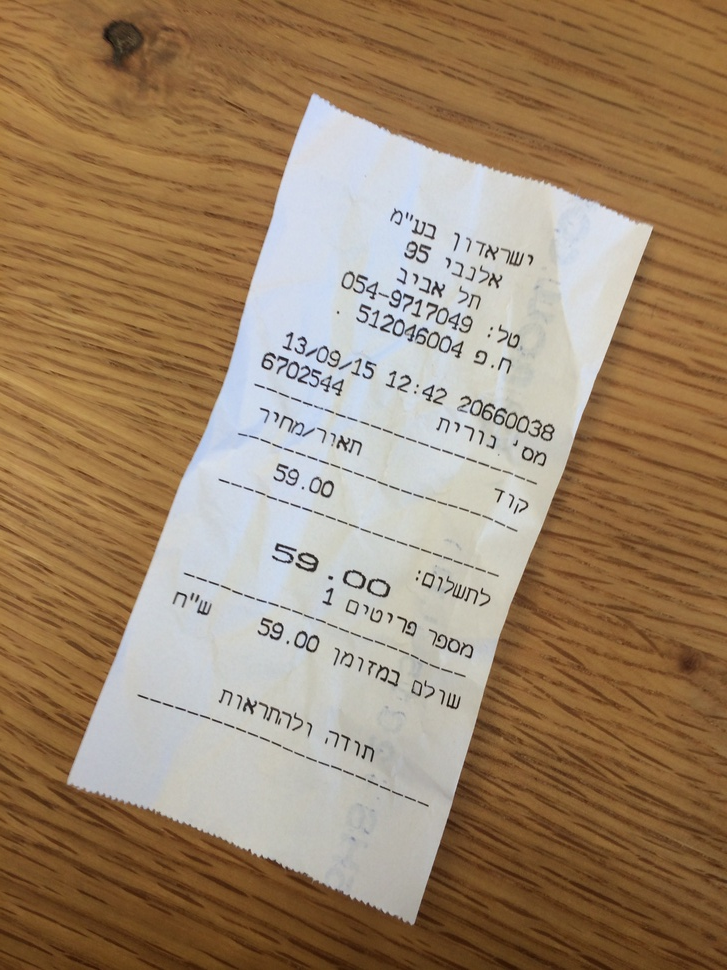
//> input picture ocr/pics/heb.jpg, 727 x 970 px, shrunk from 2448 x 3264 before the run
$ ./longest_closed   (built with g++ and OpenCV 4)
//> lines starting //> are read from the running program, lines starting //| are printed output that depends on the picture; after the words box and inside, x2 and y2 are one past the last pixel; in counts of white or black regions, pixels touching at a corner belong together

// g++ $(pkg-config --cflags --libs opencv) longest_closed.cc -o longest_closed && ./longest_closed
// g++ -g $(pkg-config --cflags --libs opencv) longest_closed.cc -o longest_closed

// Longest@_closed > angle_clusters

// longest_closed > findContours(contours) > loop contours (approxPolyDP(contoursDraw)) >
// push to contours_long where arc_len > 5000
// var labels =  angle_clusters > cluster to contours_l0, contours_l1 - here we get hopefully 2 angles sets with approximate 90 degree alignment
// TODO - check the angle_clusters logic
// coord_clusters - TODO - make dynamic for vertical/horizontal - see what happens with 45 degree angles...
// get_closest_diagonal for (temp) left/right or future up/down lines... TODO check what happens with rotated - 45 degree lines
// WORK, work worrk ... and then go on, get intersection points, affine transform rotate, crop etc...
// may the force be with you, new frame :)

#include <opencv2/opencv.hpp>
#include <opencv2/core/core.hpp>
#include <opencv2/highgui/highgui.hpp>
#include <opencv2/imgproc/imgproc.hpp>
#include <math.h>
#include <iostream>
#include <sys/stat.h>

using namespace cv;
using namespace std;

std::vector<cv::Vec4i> lines4intersect;
std::vector<bool> lines4intersect_is_vert;
std::vector<Point> p_from_line_vector;
cv::Point center(0,0);
Size size_mat;

// http://stackoverflow.com/questions/6555629/algorithm-to-detect-longest_closed-of-paper-sheet-in-photo
// common.cc
bool file_exists ( const string& name ) {

  struct stat buffer;
  return (stat (name.c_str(), &buffer) == 0);
}
// angle.cc
int get_angle_approx90_count ( std::vector<cv::Point> approx, Mat drawing, std::vector<cv::Point>& points4 );
// angle.cc
Mat angle_clusters( std::vector < std::vector<cv::Point> > contours, Mat_<float> &angles, Mat_<double> &centers );
// cluster.cc
Mat coord_clusters( Size size, std::vector < std::vector<cv::Point> > contours, Mat_<float> angles, double angle_center, std::vector<double> len_contours );
// rect_poly.cc
void get_closest_diagonal ( Rect rect,  Mat_<float> angles, std::vector<cv::Point> points, Mat &pic );
static float angle_2points ( cv::Point p1, cv::Point p2 );
// cluster.cc
Mat coord_clusters_munge ( Size size,
                           std::vector < std::vector<cv::Point> > contours_l0, std::vector < std::vector<cv::Point> > contours_l1,
                           Mat_<float> angles0, Mat_<float> angles1
                           );
static void deal_with_geometry_when_not_enough_90d_angles(
                                                          Size mat_size,
                                                          std::vector<std::vector<cv::Point> > contoursDraw2,
                                                          std::vector<double> len_contours_contoursDraw2,
                                                          double min_line_length);
void reduce_noise_short_lines ( std::vector < std::vector<cv::Point> > &contours, Mat_<float> &angles, std::vector<double> len_contours);

void final_magic_crop_rotate ( Mat mat,  std::vector<cv::Point>& points4 );
void additional_logic_closest2center ( std::vector<cv::Point>& points4, std::vector<cv::Point>& points40, std::vector<cv::Point>& points41, int tl_br_index );

bool lines4intersect_validate(bool is_vert, Point p_from_line, Vec4i vec4i);

// [81 lines left out: functions is_vertical, intersection, computeIntersect, intersect_n_get_points, not called in this run]

// shall we yep? - sort corners
//1==OK t==2, b==2, 0 - not rect
bool sortCorners ( std::vector<cv::Point>& corners, cv::Point center ) {

  bool ret = false;
  std::vector<cv::Point> top, bot;

  for (int i = 0; i < (int)corners.size(); i++)
    {
      if (corners[i].y < center.y)
        top.push_back(corners[i]);
      else
        bot.push_back(corners[i]);
    }
  //std::cout << "top, bot, corn, center: " << top << ',' << bot << ',' << corners << ',' << center << std::endl;

  if ( top.size() == 2 && bot.size() == 2 ) {

    corners.clear();
    ret = true;

    cv::Point tl = top[0].x > top[1].x ? top[1] : top[0];
    cv::Point tr = top[0].x > top[1].x ? top[0] : top[1];
    cv::Point bl = bot[0].x > bot[1].x ? bot[1] : bot[0];
    cv::Point br = bot[0].x > bot[1].x ? bot[0] : bot[1];


    corners.push_back(tl);
    corners.push_back(tr);
    corners.push_back(br);
    corners.push_back(bl);
  }

  return ret;
}

bool corners_magick_do ( Size mat_size, std::vector<cv::Point>& corners /*points4*/ ) {

  bool are4pointsfine = false;

  center = Point(0,0); /*yep, also stoned solving :) yep!*/
  // Get mass center
  for ( int i = 0; i < (int)corners.size(); ++i )
    center += corners[i];
  center *= ( 1. / corners.size() );

  // std::cout << "corners, center: " << corners << ',' << center << std::endl;

  are4pointsfine = sortCorners ( corners, center );

  if ( !are4pointsfine ) {
    // std::cout << "The corners were not sorted correctly!" << std::endl;
    // return;
  }

  Mat m;
  if(file_exists("./img_pre/long7.jpg"))
      m = imread("./img_pre/long7.jpg");
    else
      m = Mat::zeros( mat_size, CV_8UC3 );

  // Draw lines
  for (int i = 0; i < (int)corners.size()-1; ++i){
    cv::line(m, corners[i], corners[i+1], CV_RGB(0,255,0));
  }
  cv::line(m, corners[corners.size()-1], corners[0], CV_RGB(0,255,0));


  cv::circle ( m, center, 50, cv::Scalar(50,0,255) );

  cv::imwrite( "./img_pre/long7.jpg", m);

  return are4pointsfine;
}

double MIN_LINE_LENGTH_CONSIDERED_SIDE;
// start here
void longest_closed()
{
  // Mat mat = imread( "./pics/2.jpg"); /*TODO - for single line, skip - dotted single side or receipt*/

  // Mat mat = imread ( "./pics/10.jpg" ); /*TODO - seen better - c2c - yep!*/ ??? part of paper... TARGET company

  //---------------
  // Mat mat = imread( "./pics/18.jpg"); /*TODO - calc quad from perspective... - learn, yep!*/
  // Mat mat = imread( "./pics/4.jpg"); /* yep! - implement the smallest/closest to center points when we have 3 lines (corners are more than 4) */
  // Mat mat = imread( "./pics/11.jpg"); /* :) TODO - yep! example of longest shape detecting ~90 degree in the middle of a line (broken, tared paper?)*/
  // Mat mat = imread( "./pics/9.jpg"); /*yep - c2c -yep! flash - yep! with a little work with fitLine angle and double line...  */
  // Mat mat = imread( "./pics/8.jpg"); /*yep - same c2c - yep!*/
  // Mat mat = imread( "./pics/15.jpg"); /*TODO - c2c - yep! should have detected closed - ?? maybe not completely closed.. */
  // Mat mat = imread( "./pics/6.jpg"); /*TODO - same c2c yep!*/
  // Mat mat = imread( "./pics/12.jpg"); /* TODO - lines skewed... yep! skewed in middle of receipt \/\/ - no 90 degree, lines dotted lines algorithm not relevant for this case  */
  // Mat mat = imread( "./pics/17.jpg");/*TODO - c2c - yep! same - 2 points....*/
  // Mat mat = imread( "./pics/16.jpg"); /*TODO - c2c - yep! 2 points - rest at the end of stage...*/
  // Mat mat = imread( "./pics/14.jpg"); /*TODO - c2c - yep! same as above*/
  // Mat mat = imread( "./pics/13.jpg"); /*TODO -  c2c yep! closed - worked well for 2 corners - rest are at the end of stage*/
  // Mat mat = imread ( "./pics/5.jpg" ) ; /*TODO - same closest 2 center*/

  Mat mat = imread( "./pics/heb.jpg"); /*yep!*/
//> mat is the input picture: 970 rows x 727 cols, CV_8UC3; mean B, G, R 107, 133.6, 157.7
  // Mat mat = imread( "./pics/heb2.jpg"); /*yep!*/
  // Mat mat = imread( "./pics/heb_new.jpg"); /*yep indeed - check also if closed when 4 * 90 deg found - also if form is a satisfying rectangular?*/

  // Mat mat = imread( "./pics/tj.jpg"); /*hor*/
  // Mat mat = imread( "./pics/tj2.jpg"); /*ver*/
  // Mat mat = imread( "./pics/tj22.jpg");
  // Mat mat = imread( "./pics/1.jpg"); /*bug solved with line clusters - hot short dotted lines GOON from here - 1 small line missing... check*/
  // Mat mat = imread( "./pics/7.jpg"); /*horizontal - dotted line - obvious imperfection with dotted line clustering algorithm TODO - maybe clear noise by avg longest...   */
  // Mat mat = imread ( "./pics/3.jpg" ); /*yep*/
  // Yep. but for me for now it's perfect ;)
  // Mat mat = imread( "./pics/pers.jpg"); /*kidding? :) actually a good training to make the right un-perspective / straighten size, yep!*/

  // cleanup some images...
  remove("./img_pre/long4.jpg");
  remove("./img_pre/long5.jpg");
  remove("./img_pre/long6.jpg");
  remove("./img_pre/long7.jpg");
  remove("./img_pre/long8.jpg");
  remove("./img_pre/long44.jpg");
  remove("./img_pre/long444.jpg");

  size_mat = mat.size();

  cv::cvtColor(mat, mat, CV_BGR2GRAY);
//> mat: 970 rows x 727 cols, CV_8UC1

  // [12 lines of commented-out code are left out]
  cv::Mat kernel = cv::getStructuringElement(cv::MORPH_RECT, cv::Point(19,19));
  cv::Mat dilated;
  cv::dilate(mat, dilated, kernel);
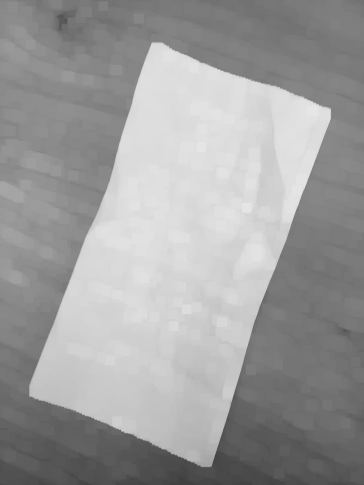
//> dilated: 970 rows x 727 cols, CV_8UC1 (shown at 1/2 size); min 61, max 230, mean 157.3

  blur(dilated, dilated, Size(10,10));

  cv::imwrite( "./img_pre/long0.jpg", dilated );

  cv::Mat edges;
  cv::Canny(dilated, edges, 40, 1);
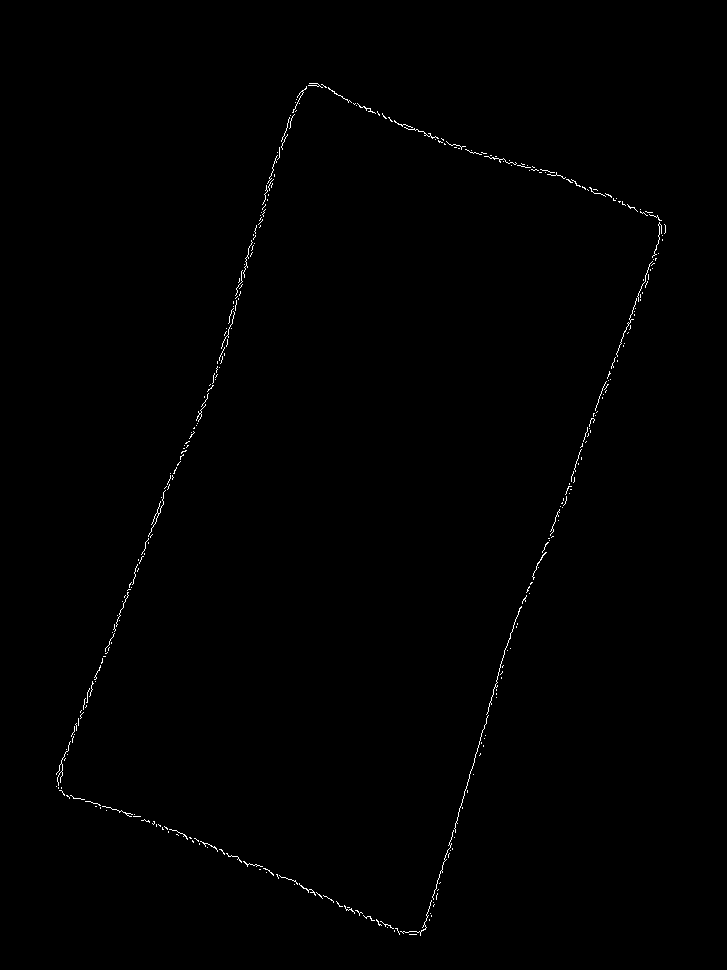
//> edges: 970 rows x 727 cols, CV_8UC1; 0.43% white in thin lines or dots, all inside (x1, y1, x2, y2) = (56, 83, 666, 936)
  blur(edges, edges, Size(10,10));
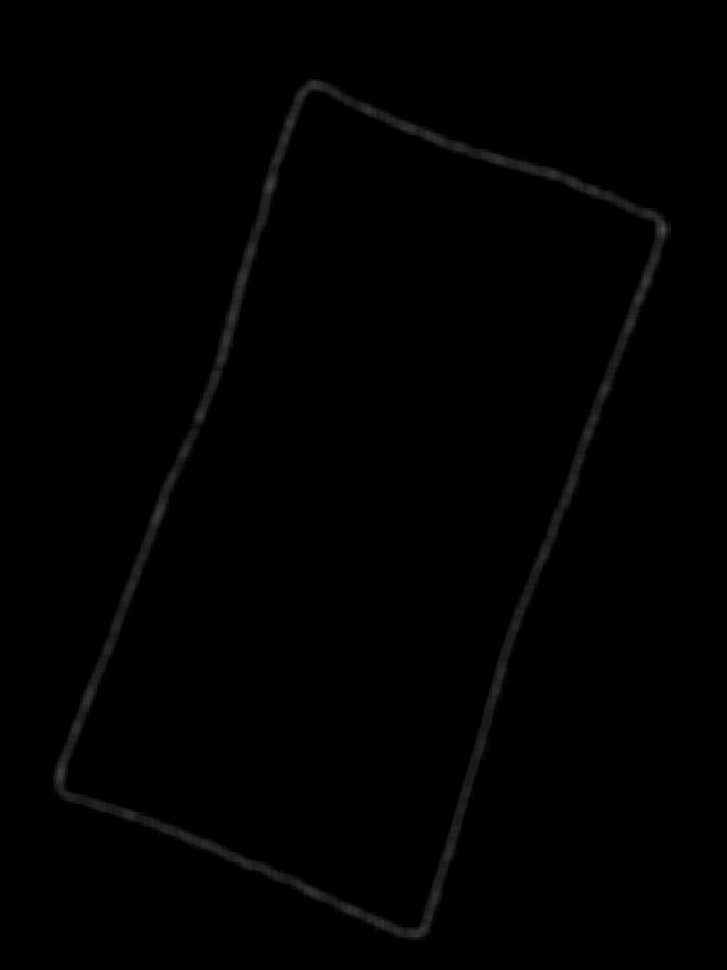
//> edges: 970 rows x 727 cols, CV_8UC1; 4.59% of pixels changed, all inside (x1, y1, x2, y2) = (52, 79, 671, 941)

  cv::imwrite( "./img_pre/long1.jpg", edges);

  std::vector< std::vector<cv::Point> > contours;
  // cv::findContours(edges, contours, CV_RETR_LIST, CV_CHAIN_APPROX_NONE);
  cv::findContours(edges, contours, CV_RETR_EXTERNAL, CV_CHAIN_APPROX_TC89_KCOS);
//> contours = 1 contour; box (x1, y1, x2, y2) and area: (52, 79, 670, 941) 300975

  // std::cout << "contours count: " <<  contours.size()  << std::endl;

  // DONE? - go on from checking if the >10000 is a single len
  double len;
  std::vector<double> len_contours_contoursDraw2, len_contours_closed;
  std::vector< std::vector<cv::Point> > contours_f1;
  std::vector< std::vector<cv::Point> > contours_long, contours_medium;
  std::vector<std::vector<cv::Point> > contoursDraw(contours.size());
//> contoursDraw = 1 empty contours
  std::vector<std::vector<cv::Point> > contoursDraw2;
  Mat poly = Mat::zeros ( mat.size(), CV_8UC3 ) ;

  double min_line_length = MIN_LINE_LENGTH_CONSIDERED_SIDE = max(mat.size().width, mat.size().height)/13.0; /*TODO - here - check this chap*/
  MIN_LINE_LENGTH_CONSIDERED_SIDE*=4.5; /*this is a TODO for sure - should implement some other algo for \/  / clustered in vert - pics/18.jpg*/
  int min_closed_line_len = (mat.size().width + mat.size().height);

  // fills contoursDraw2 :: filters out lines shorter than 200 px, straightens lines with approxPoly to contoursDraw(2), pushes to contours_long if > 5000 px..
  for ( int i=0; i < (int)contours.size(); i++ ) {

    len = cv::arcLength(contours[i], true);
    if(len < min_line_length) {
      // std::cout << "length smaller than min_line_length...: " << len << ',' << min_line_length << std::endl;
      continue;
    }
    len_contours_contoursDraw2.push_back(len);

    cv::approxPolyDP(Mat(contours[i]), contoursDraw[i], 40, true);
    contoursDraw2.push_back(contoursDraw[i]);

    if(len>0){
      // std::cout << "closed line len...: " << len << std::endl;
      contours_f1.push_back(contours[i]);
      if(len>min_closed_line_len) {
        contours_long.push_back(contoursDraw[i]);
        len_contours_closed.push_back(len);
      }
      else if(len>(min_closed_line_len/5)){
        contours_medium.push_back(contoursDraw[i]);
        len_contours_closed.push_back(len);
      }
    }
  }
//> this loop made 1 pass
//> len on pass 1: 2527.5
//> after the loop, contours_medium = 0 contours

  Mat drawing = Mat::zeros( mat.size(), CV_8UC3 );
  Mat clong = Mat::zeros( mat.size(), CV_8UC3 );
  cv::drawContours(drawing, contours_f1, -1, cv::Scalar(0,255,0),1);
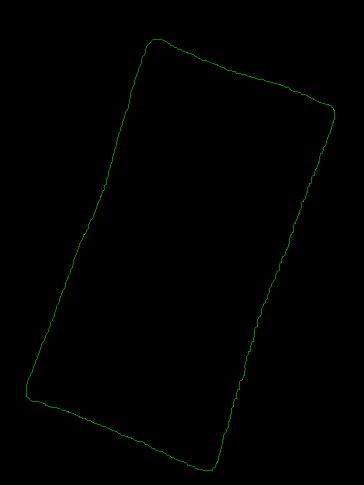
//> drawing: 970 rows x 727 cols, CV_8UC3 (shown at 1/2 size); mean B, G, R 0, 0.9, 0

  int _angle90_count=0; std::vector<cv::Point> points4;
  // count the ~90 degree angles...
  for ( int i=0; i<(int)contours_long.size(); ++i ) {
    _angle90_count += get_angle_approx90_count ( contours_long[i], clong, points4/*ref*/ );
  }
//> this loop made 1 pass

  // DONE, yep! - somewhere here start and implement the persp.cc - good luck - calc center, order points, etc...
  //std::cout << " \t\t ~~~ ``` _angle90_count:" << _angle90_count << std::endl;
  // OK, this is the dotted line connection and expansion algorithm
  if ( _angle90_count!=4 || !corners_magick_do(mat.size(), points4 /*a 4 point chap - validate this folk*/) ) {
//> the loop in corners_magick_do, `for ( int i = 0; i < (int)corners.size(); ++i )` made 4 passes
//> center on passes 1 to 4: Point(305, 79), Point(357, 870), Point(782, 1810), Point(1451, 2030)
//> in corners_magick_do, `center *= ( 1. / corners.size() );`: center = Point(363, 508)
//> the loop in sortCorners, `for (int i = 0; i < (int)corners.size(); i++)` made 4 passes
//> in sortCorners, `cv::Point tl = top[0].x > top[1].x ? top[1] : top[0];`: tl = Point(305, 79)
//> in sortCorners, `cv::Point tr = top[0].x > top[1].x ? top[0] : top[1];`: tr = Point(669, 220)
//> in sortCorners, `cv::Point bl = bot[0].x > bot[1].x ? bot[1] : bot[0];`: bl = Point(52, 791)
//> in sortCorners, `cv::Point br = bot[0].x > bot[1].x ? bot[0] : bot[1];`: br = Point(425, 940)
//> in sortCorners, `corners.push_back(tl);`: corners = 1 Point (x, y): [305, 79]
//> in sortCorners, `corners.push_back(tr);`: corners = 2 Points (x, y): [305, 79], [669, 220]
//> in sortCorners, `corners.push_back(br);`: corners = 3 Points (x, y): [305, 79], [669, 220], [425, 940]
//> in sortCorners, `corners.push_back(bl);`: corners = 4 Points (x, y): [305, 79], [669, 220], [425, 940], [52, 791]
//> in corners_magick_do, `are4pointsfine = sortCorners ( corners, center );`: are4pointsfine = true
//> the loop in corners_magick_do, `for (int i = 0; i < (int)corners.size()-1; ++i)` made 3 passes
//> in corners_magick_do, `cv::line(m, corners[corners.size()-1], corners[0], CV_RGB(0,255,0));`:
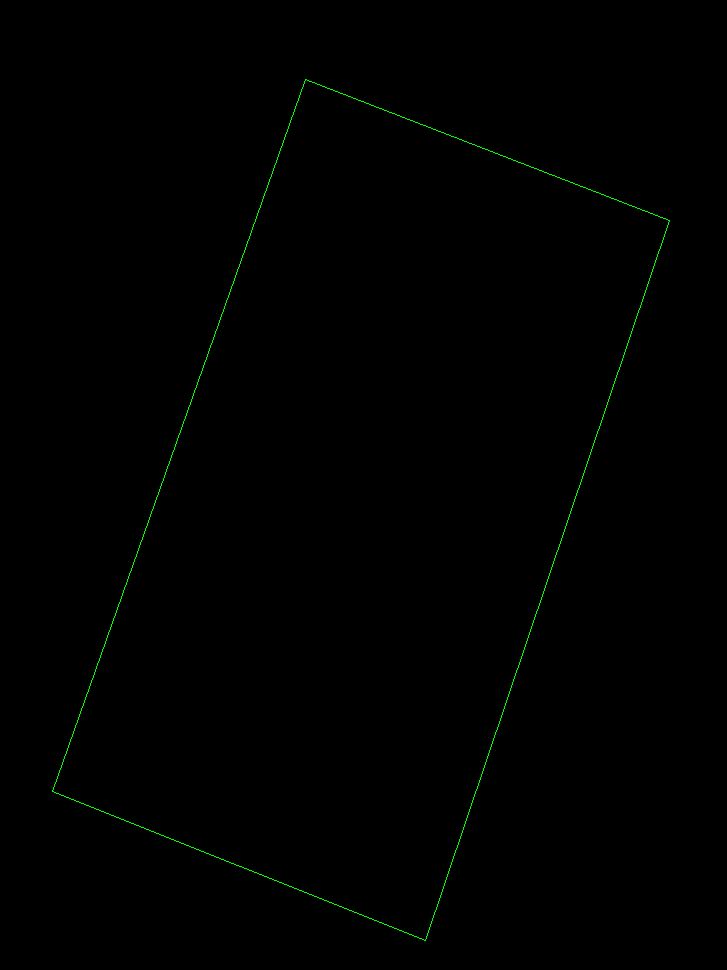
//> m: 970 rows x 727 cols, CV_8UC3; mean B, G, R 0, 0.8, 0

    // DONE - add logic here for using just longest and parts... for cases where there is longest and at least 1 90 deg angle...
    if ( contours_long.size() || contours_medium.size() ){
      // std::cout << "contours long || medium" << std::endl;
      for(int i=0; i<(int)contours_long.size(); ++i) { contours_medium.push_back(contours_long[i]); }
      deal_with_geometry_when_not_enough_90d_angles( mat.size(), contours_medium, len_contours_closed, min_line_length);
    }
    else {
      deal_with_geometry_when_not_enough_90d_angles( mat.size(), contoursDraw2, len_contours_contoursDraw2, min_line_length);
    }

    // if ( lines4intersect.size()<4 ) {
    // std::cout << "intersecting man..." << "\npoints4: " << points4 << "\nlines4intersect: " << Mat(lines4intersect)  << std::endl;
      points4.clear();
      intersect_n_get_points ( points4 /*ref*/ );
      corners_magick_do(mat.size(), points4 /*a 4 point chap - validate this folk*/);
    // }
    final_magic_crop_rotate (  mat, points4 /*ref*/ );

    // std::cout << "lines4intersect size: " << lines4intersect.size() << ",\n points4: " << points4 << std::endl;
  }
  else {
    final_magic_crop_rotate (  mat, points4 /*ref*/ );
  }

  cv::drawContours(poly, contoursDraw2, -1, cv::Scalar(0,255,0),1);
  cv::drawContours(clong, contours_long, -1, cv::Scalar(0,255,0),1);

  cv::imwrite( "./img_pre/long2.jpg", drawing);
  cv::imwrite( "./img_pre/long3.jpg", poly);
  cv::imwrite( "./img_pre/long4.jpg", clong);
}

// custom sort function for points closest to mass center
// credits: http://answers.opencv.org/question/14188/calc-eucliadian-distance-between-two-single-point/ - check performance vs: sqrt(a.x*a.x + a.y*a.y + a.z*a.z), yep!
struct less_custom_sort_points {

    inline bool operator() (const Point& struct1, const Point& struct2)
    {
        return ( norm(center-struct1) < norm(center-struct2));
    }
};

// [131 lines left out: functions sort_points_closest_2center8, sort_points_closest_2center, additional_logic_closest2center, not called in this run]

void final_magic_crop_rotate ( Mat mat,  std::vector<cv::Point>& points4 ) {

  Mat mb;
  if ( file_exists("./img_pre/long7.jpg") )
//> (the rest of the program and of its run is left out)
